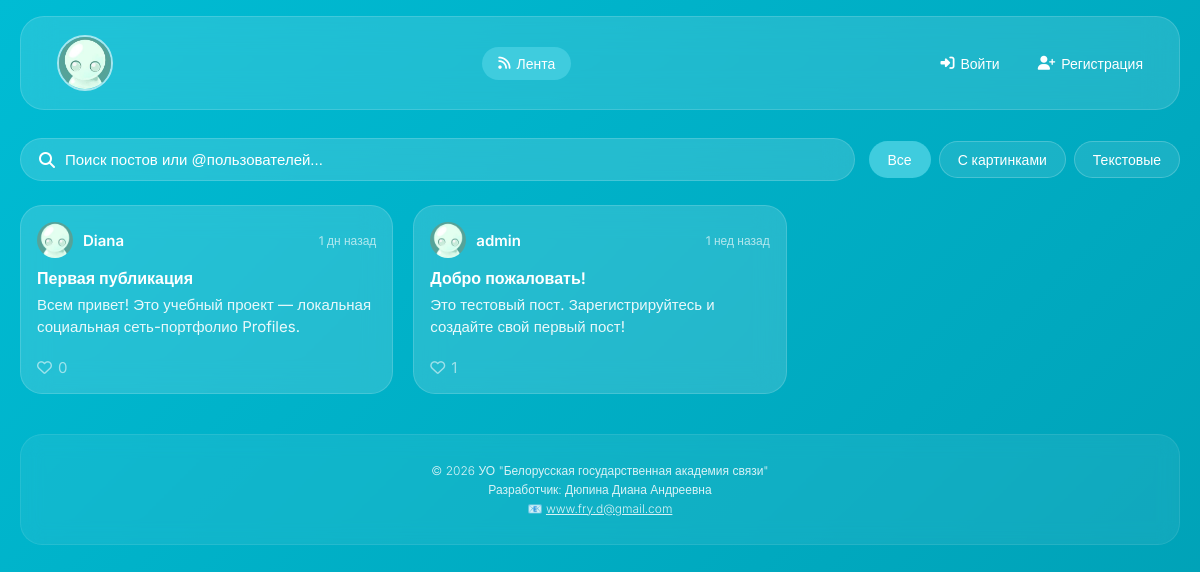
The page / on the database its author committed.
### tables this page shows
CREATE TABLE IF NOT EXISTS `posts` (
  `id` INT UNSIGNED NOT NULL AUTO_INCREMENT,
  `user_id` INT UNSIGNED NOT NULL,
  `title` VARCHAR(100) DEFAULT NULL,
  `content` TEXT NOT NULL,
  `image_url` VARCHAR(255) DEFAULT NULL,
  `post_type` ENUM('text','image','mixed') DEFAULT 'text',
   
  `sort_order` INT DEFAULT 0,
  `edited_at` TIMESTAMP NULL DEFAULT NULL,
  `created_at` TIMESTAMP NULL DEFAULT CURRENT_TIMESTAMP,
  PRIMARY KEY (`id`),
  KEY `idx_user_id` (`user_id`),
  KEY `idx_created_at` (`created_at`),
  CONSTRAINT `posts_ibfk_1` FOREIGN KEY (`user_id`) REFERENCES `users` (`id`) ON DELETE CASCADE
);

CREATE TABLE IF NOT EXISTS `users` (
  `id` INT UNSIGNED NOT NULL AUTO_INCREMENT,
  `username` VARCHAR(50) NOT NULL,
  `email` VARCHAR(100) NOT NULL,
  `password_hash` VARCHAR(255) NOT NULL,
  `avatar_url` VARCHAR(255) DEFAULT 'assets/img/default-avatar.png',
   
  `profile_bg_url` VARCHAR(255) DEFAULT NULL,
  `bio` TEXT,
  `profession` VARCHAR(100) DEFAULT NULL,
   
   
   
   
   
   
  `status_badge` VARCHAR(50) DEFAULT NULL,
  `primary_color` VARCHAR(7) DEFAULT '#00BCD4',
  `button_color` VARCHAR(7) DEFAULT 'default',
  `bg_color` VARCHAR(7) DEFAULT 'default',
  `text_color` VARCHAR(7) DEFAULT '#FFFFFF',
   
   
   
  `button_text_color` VARCHAR(7) DEFAULT 'default',
  `separate_colors` TINYINT(1) DEFAULT 0,
  `grid_size` TINYINT DEFAULT 2,
  `post_display_style` ENUM('standard','image_only') DEFAULT 'standard',
  `instagram_url` VARCHAR(255) DEFAULT NULL,
   
   
  `telegram_username` VARCHAR(50) DEFAULT NULL,
   
  `telegram_qr_url` VARCHAR(255) DEFAULT NULL,
  `github_url` VARCHAR(255) DEFAULT NULL,
  `vk_url` VARCHAR(255) DEFAULT NULL,
   
  `paypal_url` VARCHAR(255) DEFAULT NULL,
   
  `boosty_url` VARCHAR(255) DEFAULT NULL,
  `tutorial_completed` TINYINT(1) DEFAULT 0,
  `role` ENUM('user','admin') DEFAULT 'user',
  `last_login` TIMESTAMP NULL DEFAULT NULL,
  `created_at` TIMESTAMP NULL DEFAULT CURRENT_TIMESTAMP,
  `updated_at` TIMESTAMP NULL DEFAULT NULL ON UPDATE CURRENT_TIMESTAMP,
  PRIMARY KEY (`id`),
  UNIQUE KEY `username` (`username`),
  UNIQUE KEY `email` (`email`),
  KEY `idx_username` (`username`),
  KEY `idx_email` (`email`)
);

### includes/auth.php (called while the page is built, shortened)
<?php
require_once __DIR__ . '/functions.php';
function loggedIn(): bool {
    return isset($_SESSION['user']) && !empty($_SESSION['user']['id']);
}

### includes/functions.php (the view, shortened to what this page needs)
<?php
function escape(?string $value): string {
    return htmlspecialchars($value ?? '', ENT_QUOTES | ENT_SUBSTITUTE, 'UTF-8');
}
function timeAgo(?string $datetime): string {
    try {
        $time = new DateTime($datetime);
    } catch (Exception $e) {
        return '';
    }
    $now = new DateTime();
    $diff = $now->getTimestamp() - $time->getTimestamp();
    $minutes = floor($diff / 60);
    $hours = floor($minutes / 60);
    $days = floor($hours / 24);
    if ($days < 7) return $days . ' дн назад';
    $weeks = floor($days / 7);
    if ($weeks < 5) return $weeks . ' нед назад';
    $years = floor($days / 365);
    return $years . ' г назад';
}
function avatarSrc(?string $avatarPath): string {
    $avatarPath = trim((string)$avatarPath);
    if ($avatarPath === '' || !file_exists(ROOT_PATH . '/' . $avatarPath)) {
        return DEFAULT_AVATAR;
    }
    return $avatarPath;
}
function renderPostCard(array $p, bool $loggedIn, bool $draggable = false): string {
    $imageOnly = !empty($p['image_only']) && !empty($p['image_url']);
    $draggableAttr = $draggable ? 'draggable="true"' : '';
    $html = '<div class="post-card ' . ($imageOnly ? 'post-card-image-only' : '') . '" '
        . 'data-post-id="' . (int)$p['id'] . '" data-type="post" data-id="' . (int)$p['id'] . '" ' . $draggableAttr . '>';
    $html .= '<div class="post-header">';
    $html .= '<img src="' . escape(avatarSrc($p['avatar_url'])) . '" alt="Аватар пользователя ' . escape($p['username']) . '">';
    $html .= '<a href="profile.php?id=' . (int)$p['user_id'] . '" onclick="event.stopPropagation()">' . escape($p['username']) . '</a>';
    $html .= '<span>' . escape(timeAgo($p['created_at'])) . '</span>';
    $html .= '</div>';
    $html .= '<div class="post-body">';
    if (!$imageOnly) {
        if (!empty($p['title'])) $html .= '<h3>' . escape($p['title']) . '</h3>';
        $html .= '<p>' . escape(mb_substr((string)$p['content'], 0, 200)) . '</p>';
    }
    $html .= '</div>';
    $html .= '<div class="post-footer">';
    if ($loggedIn) {
        $heartClass = !empty($p['liked']) ? 'fas liked' : 'far';
        $html .= '<button type="button" class="like-btn" data-post-id="' . (int)$p['id'] . '">'
            . '<i class="fa-heart ' . $heartClass . '"></i> '
            . '<span class="like-count">' . (int)($p['likes_count'] ?? 0) . '</span></button>';
    } else {
        $html .= '<span class="like-static"><i class="far fa-heart"></i> ' . (int)($p['likes_count'] ?? 0) . '</span>';
    }
    $html .= '</div></div>';
    return $html;
}

### index.php (shortened to what this page needs)
<?php
require_once 'includes/functions.php';
require_once 'includes/auth.php';
$user = currentUser();
$userId = $user['id'] ?? null;
$filter = $_GET['filter'] ?? 'all';
$search = trim($_GET['search'] ?? '');
try {
    $sql = "
        SELECT p.*, u.username, u.avatar_url, u.post_display_style, u.id as user_id,
        (SELECT COUNT(*) FROM interactions WHERE target_id = p.id AND type = 'like') as likes_count,
        (SELECT COUNT(*) FROM interactions WHERE target_id = p.id AND type = 'like' AND user_id = ?) as user_liked
        FROM posts p JOIN users u ON p.user_id = u.id WHERE 1=1
    ";
    $params = [$userId ?: 0];
    $sql .= " ORDER BY p.created_at DESC LIMIT 60";
    $stmt = $pdo->prepare($sql);
    $stmt->execute($params);
    $posts = $stmt->fetchAll();
} catch (PDOException $e) {
    $posts = [];
}
require_once 'includes/header.php';
?>
<div class="feed-controls">
    <div class="search-bar">
        <i class="fas fa-search"></i>
        <input type="text" id="searchInput" placeholder="Поиск постов или @пользователей..." value="<?php echo escape($search); ?>">
    </div>
    <div class="filter-buttons" id="filterButtons">
        <button type="button" class="filter-btn <?= $filter === 'all' ? 'active' : '' ?>" data-filter="all">Все</button>
        <button type="button" class="filter-btn <?= $filter === 'image' ? 'active' : '' ?>" data-filter="image">С картинками</button>
        <button type="button" class="filter-btn <?= $filter === 'text' ? 'active' : '' ?>" data-filter="text">Текстовые</button>
    </div>
</div>
<div id="feedResults">
<div class="posts-grid" id="feedGrid">
    <?php if (empty($posts)): ?>
        <p class="empty-state">Ничего не найдено.</p>
    <?php else: foreach ($posts as $post):
        echo renderPostCard([
            'id' => $post['id'],
            'user_id' => $post['user_id'],
            'username' => $post['username'],
            'avatar_url' => $post['avatar_url'],
            'created_at' => $post['created_at'],
            'title' => $post['title'],
            'content' => $post['content'],
            'image_url' => $post['image_url'],
            'likes_count' => $post['likes_count'],
            'liked' => (bool)($post['user_liked'] ?? 0),
            'image_only' => ($post['post_display_style'] ?? 'standard') === 'image_only',
        ], loggedIn());
    endforeach; endif; ?>
</div>
</div>
<?php require_once 'includes/footer.php'; ?>

### assets/css/style.css (style rules this page uses)
* { box-sizing: border-box; }
html, body { margin: 0; padding: 0; font-family: 'Inter', sans-serif; color: var(--text-color, #fff); }
body { min-height: 100vh; background: linear-gradient(135deg, var(--primary-color, #00BCD4), var(--bg-color, #006064)); background-attachment: fixed; }
a { text-decoration: none; color: inherit; }
img { max-width: 100%; display: block; }
button { font-family: inherit; }
.glass-card, .post-card, .text-block-card, .profile-header, .settings-form, .create-post-inline, .search-bar, form.auth-form, .modal, .follow-card, .error-page { background: rgba(255, 255, 255, 0.14); backdrop-filter: blur(14px); -webkit-backdrop-filter: blur(14px); border: 1px solid rgba(255, 255, 255, 0.15); border-radius: 22px; transition: box-shadow 0.3s, transform 0.3s; }
h1, h2, h3 { font-weight: 700; margin: 0 0 12px; }
h3 { font-size: 20px; }
.btn, button, form button, .settings-form button, .create-post-inline button { display: inline-flex; align-items: center; gap: 8px; background: var(--button-color, #26c6da); color: var(--button-text-color, var(--text-color, #fff)); border: none; padding: 11px 26px; border-radius: 40px; font-weight: 500; font-size: 15px; cursor: pointer; transition: filter 0.3s, transform 0.2s, box-shadow 0.3s; }
.feed-controls { display: flex; gap: 14px; margin-bottom: 24px; flex-wrap: wrap; align-items: center; }
.search-bar { flex: 1 1 260px; display: flex; align-items: center; gap: 10px; padding: 12px 18px; }
.search-bar input { flex: 1; border: none !important; background: transparent !important; color: var(--text-color, #fff) !important; -webkit-text-fill-color: var(--text-color, #fff); font-size: 15px; margin: 0 !important; padding: 0 !important; }
.filter-buttons { display: flex; gap: 8px; flex-wrap: wrap; }
.filter-btn { background: rgba(255, 255, 255, 0.1); border: 1px solid rgba(255, 255, 255, 0.2); color: var(--button-text-color, var(--text-color, #fff)); padding: 9px 18px; border-radius: 40px; font-size: 14px; cursor: pointer; transition: background 0.3s; }
.filter-btn.active { background: var(--button-color, #26c6da); border-color: transparent; }
.posts-grid { display: grid; grid-template-columns: repeat(3, 1fr); gap: 20px; margin-bottom: 20px; }
.post-card { padding: 16px; cursor: pointer; display: flex; flex-direction: column; }
.post-header { display: flex; align-items: center; gap: 10px; margin-bottom: 10px; }
.post-header img { width: 36px; height: 36px; border-radius: 50%; object-fit: cover; }
.post-header a { font-weight: 600; font-size: 15px; color: var(--text-color, #fff); }
.post-header span { margin-left: auto; font-size: 12px; opacity: 0.65; }
.post-body h3 { font-size: 16px; font-weight: 600; margin: 0 0 6px; }
.post-body p { font-size: 15px; line-height: 1.45; margin: 0 0 10px; opacity: 0.9; word-break: break-word; }
.post-footer { margin-top: auto; padding-top: 10px; display: flex; align-items: center; gap: 10px; }
.like-btn, .like-static { display: inline-flex; align-items: center; gap: 6px; background: none; border: none; color: var(--text-color, #fff); font-size: 15px; cursor: pointer; opacity: 0.85; padding: 0; }
.like-static { cursor: default; opacity: 0.55; }

### rows shown on the page
posts: user.avatar_url (placeholder picture), user.username "Diana", created_at "1 дн назад", title "Первая публикация", content "Всем привет! Это учебный проект — локальная социальная сеть-портфолио Profiles.", likes_count "0"
posts: user.avatar_url (placeholder picture), user.username "admin", created_at "1 нед назад", title "Добро пожаловать!", content "Это тестовый пост. Зарегистрируйтесь и создайте свой первый пост!", likes_count "1"
